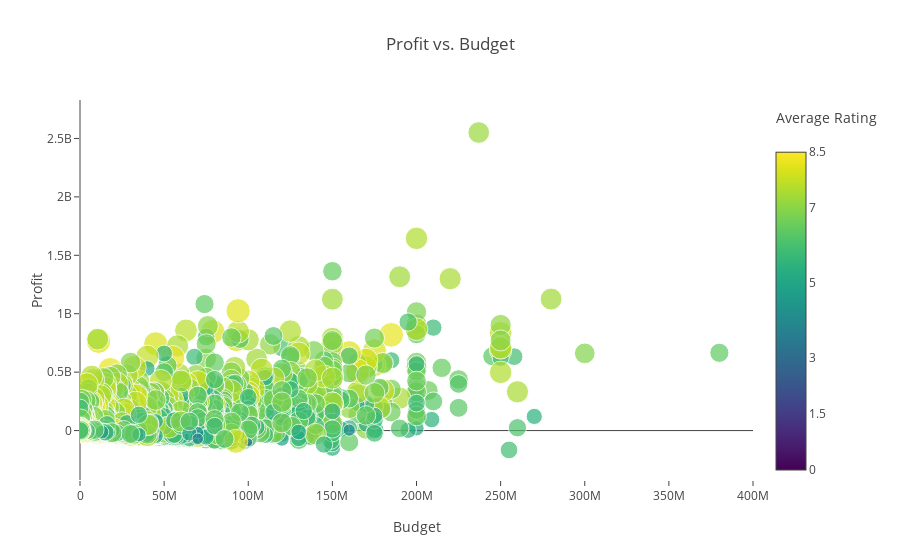

Notebook source saved alongside this figure:
### Markdown cell above
### Bubble Chart - Profit vs Budget (Colored by Rating)

### Code cell
layout = go.Layout(
    title='Profit vs. Budget',
    xaxis=dict(
        title='Budget',
        gridcolor='rgb(255, 255, 255)',
        range=[0, 4e8],
        zerolinewidth=1,
        ticklen=5,
        gridwidth=2,
    ),
    yaxis=dict(
        title='Profit',
        gridcolor='rgb(255, 255, 255)',
        zerolinewidth=1,
        ticklen=5,
        gridwidth=2,
    )
)
data2 = [go.Scatter(
    x=data[data.budget>5000].budget.values, # Budget
    y=data[data.budget>5000].profit.values,  # Gross
    mode='markers',
    text= data[data.budget>5000].title.values, # Movie Titles
    marker=dict(
        size=3*(data[data.budget>5000].vote_average),
        sizeref=1.0,
        color=data[data.budget>5000].vote_average.values,
                
        colorbar=ColorBar(title='Average Rating<br> &nbsp;' , tickvals=[0,1.5,3,5,7,8.5]),

        showscale=True,
        colorscale='Viridis'
    ))]
fig = go.Figure(data=data2, layout=layout)
iplot(fig)

### Figure 1 — Plotly figure (JSON) as saved in the notebook; plotly's stock layout.template omitted (floating-point values rounded to 4 significant figures; data arrays with more than 128 entries replaced by an {"elided": "..."} marker saying what was removed)
{"data": [{"marker": {"color": {"elided": "3729 float values"}, "colorbar": {"tickvals": [0, 1.5, 3, 5, 7, 8.5], "title": "Average Rating<br> &nbsp;"}, "colorscale": "Viridis", "showscale": true, "size": {"elided": "3729 float values"}, "sizeref": 1}, "mode": "markers", "text": {"elided": "3729 str values"}, "type": "scatter", "x": {"elided": "3729 int values"}, "y": {"elided": "3729 int values"}}], "layout": {"title": "Profit vs. Budget", "xaxis": {"gridcolor": "rgb(255, 255, 255)", "gridwidth": 2, "range": [0, 400000000], "ticklen": 5, "title": "Budget", "zerolinewidth": 1}, "yaxis": {"gridcolor": "rgb(255, 255, 255)", "gridwidth": 2, "ticklen": 5, "title": "Profit", "zerolinewidth": 1}}}
